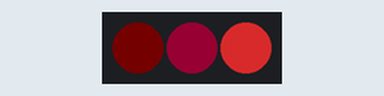
The sketch below on a simulated Arduino Uno, built with avr-gcc and run on an emulated ATmega328P. Parts: 3 RGB LEDs in strip order, left to right. Dim RGB values are drawn brighter than linear; random numbers use the default seed unless the sketch sets one; what the sketch prints to the serial monitor is not drawn.

Above: at 14.75 s.
Timing chart, 0 to 15.7 s (numbered marks = the images above):
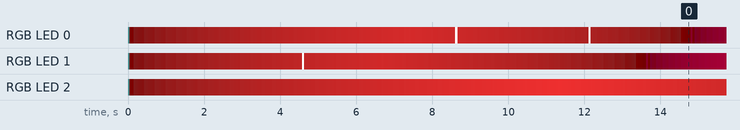

The sketch:

tealpulse.ino
```cpp
/** Ramp all the pixels up and then back down.
 */
#include <Adafruit_NeoPixel.h>

#define PIN		0
#define NUM_PIXELS 	3

Adafruit_NeoPixel pixels = Adafruit_NeoPixel(
	NUM_PIXELS,			// how many pixels on strip?
	PIN,				// output pin?
	NEO_GRB + NEO_KHZ800		// type of pixels?
);

int brightnesses[NUM_PIXELS];
int directions[NUM_PIXELS];
int color[NUM_PIXELS];
uint8_t r = 0;
uint8_t g = 0;
uint8_t b = 0;


void setup() {
	pixels.begin();
	pixels.show();
	Serial.begin(9600); // debug
}

void loop() {
	for(int i = 0 ; i < NUM_PIXELS ; i++)
	{
		if (pixels.getPixelColor(i) == 0x0 || brightnesses[i] == 0){
			// If pixel has gone down to black
			// set it to ramp up again
			directions[i] = +1;
			brightnesses[i] = 1; // no endless loops
			// pick pink or orange
			if (random(2) == 0){
				// pink
				color[i] = 0;
				r = 10;
				g = 0;
				b = 3;
			} else {
				// orange
				color[i] = 1;
				r = 5;
				g = 10;
				b = 10;
			}
		} else {

			// Pixel is going up or down, not at zero
			brightnesses[i]	= brightnesses[i] + directions[i];
			Serial.println(i);
			Serial.println(brightnesses[i]);
			// change direction at some point
			if (brightnesses[i] == random(100,200) || brightnesses[i] == 200)
				directions[i] = -1;
			// set the r, g, and b based on new bright and dir
			if (color[i] == 0){
				// pink mode
				Serial.println("in pink");
				r = brightnesses[i];
				g = 0;
				b = brightnesses[i]/3;
			} else {
				// orange mode
				Serial.println("in orange");
				r = brightnesses[i];
				g = brightnesses[i]/5;
				b = brightnesses[i]/5;
			}

		}

		pixels.setPixelColor(i, r, g, b);

	}
	// Make flashes; 10% the time, turn on pixel on full brightness
	if (random(200) == 0)
		pixels.setPixelColor(random(0, NUM_PIXELS), 255, 255, 255);

	pixels.show();
	delay(10);

}
```
